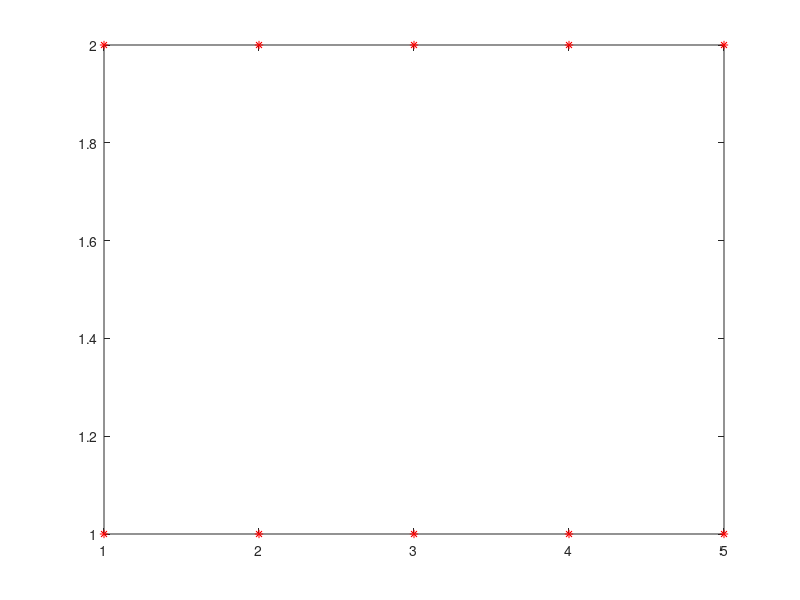

MATLAB code for this plot: (Note: this script raises an error after producing the figure.)
addpath("../")
close 1 
close 2
figure(1)
x = [1:5;1:5];
y = [ones(1,5)*1;2*ones(1,5)];
plot(x,y,'*r'); hold on;
[xr,yr] =  rot90n(x,y,1);
plot(xr,yr,'*b');
[xr2,yr2] =  rot90n(x,y,2);
plot(xr2,yr2,'*g')
[xr3,yr3] =  rot90n(x,y,3);
plot(xr3,yr3,'*c')
axis([-5 5 -5 5])

figure(2)
x = [1:5;1:5];
y = [ones(1,5)*1;2*ones(1,5)];
plot(x,y,'*r'); hold on;
[xr,yr] =  rot90n(x,y,-1);
plot(xr,yr,'*b');
[xr2,yr2] =  rot90n(x,y,-2);
plot(xr2,yr2,'*g')
[xr3,yr3] =  rot90n(x,y,-3);
plot(xr3,yr3,'*c')
axis([-5 5 -5 5])


